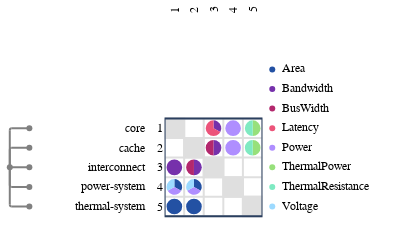

The notebook cell this image was saved under:
### Code cell
from ragraph.io.esl import from_esl
graph = from_esl(["./esl"])

import raesl.plot
figure = raesl.plot.mdm(
    graph,
    node_kinds=["component"],
)
figure.show()

### Figure 1 — Plotly figure (JSON) as saved in the notebook; plotly's stock layout.template omitted (floating-point values rounded to 4 significant figures)
{"data": [{"hoverinfo": "skip", "marker": {"color": "#FFFFFF", "line": {"color": "#FFFFFF"}}, "mode": "markers", "showlegend": false, "type": "scatter", "x": [0.5], "xaxis": "x", "y": [0.5], "yaxis": "y"}, {"hoverinfo": "skip", "marker": {"color": "#FFFFFF", "line": {"color": "#FFFFFF"}}, "mode": "markers", "showlegend": false, "type": "scatter", "x": [0.5], "xaxis": "x2", "y": [0.5], "yaxis": "y2"}, {"hoverinfo": "skip", "marker": {"color": "#FFFFFF", "line": {"color": "#FFFFFF"}}, "mode": "markers", "showlegend": false, "type": "scatter", "x": [0.5], "xaxis": "x3", "y": [0.5], "yaxis": "y3"}, {"hoverinfo": "skip", "marker": {"color": "#FFFFFF", "line": {"color": "#FFFFFF"}}, "mode": "markers", "showlegend": false, "type": "scatter", "x": [0.5], "xaxis": "x5", "y": [0.5], "yaxis": "y5"}, {"customdata": [{"data": "world.core", "pointtype": "tree_node"}, {"data": "world.cache", "pointtype": "tree_node"}, {"data": "world.interconnect", "pointtype": "tree_node"}, {"data": "world.power-system", "pointtype": "tree_node"}, {"data": "world.thermal-system", "pointtype": "tree_node"}, {"data": "world", "pointtype": "tree_node"}], "hoverinfo": "text", "marker": {"color": "gray"}, "mode": "markers", "showlegend": false, "text": ["world.core", "world.cache", "world.interconnect", "world.power-system", "world.thermal-system", "world"], "type": "scatter", "x": [1, 1, 1, 1, 1, 0], "xaxis": "x6", "y": [4.5, 3.5, 2.5, 1.5, 0.5, 2.5], "yaxis": "y6"}, {"customdata": [{"source": "world.core", "target": "world.interconnect"}], "hoverinfo": "text", "marker": {"color": "#ffffff"}, "mode": "markers", "showlegend": false, "text": ["source: world.core<br>target: world.interconnect<br>Bandwidth: 1.0"], "type": "scatter", "x": [0.5], "xaxis": "x9", "y": [2.3], "yaxis": "y9"}, {"customdata": [{"source": "world.core", "target": "world.power-system"}], "hoverinfo": "text", "marker": {"color": "#ffffff"}, "mode": "markers", "showlegend": false, "text": ["source: world.core<br>target: world.power-system<br>Area: 1.0", "source: world.core<br>target: world.power-system<br>Power: 1.0", "source: world.core<br>target: world.power-system<br>Voltage: 1.0"], "type": "scatter", "x": [0.6732, 0.5, 0.3268], "xaxis": "x9", "y": [1.6, 1.3, 1.6], "yaxis": "y9"}, {"customdata": [{"source": "world.core", "target": "world.thermal-system"}], "hoverinfo": "text", "marker": {"color": "#ffffff"}, "mode": "markers", "showlegend": false, "text": ["source: world.core<br>target: world.thermal-system<br>Area: 1.0"], "type": "scatter", "x": [0.5], "xaxis": "x9", "y": [0.3], "yaxis": "y9"}, {"customdata": [{"source": "world.cache", "target": "world.interconnect"}], "hoverinfo": "text", "marker": {"color": "#ffffff"}, "mode": "markers", "showlegend": false, "text": ["source: world.cache<br>target: world.interconnect<br>Bandwidth: 1.0", "source: world.cache<br>target: world.interconnect<br>BusWidth: 1.0"], "type": "scatter", "x": [1.7, 1.3], "xaxis": "x9", "y": [2.5, 2.5], "yaxis": "y9"}, {"customdata": [{"source": "world.cache", "target": "world.power-system"}], "hoverinfo": "text", "marker": {"color": "#ffffff"}, "mode": "markers", "showlegend": false, "text": ["source: world.cache<br>target: world.power-system<br>Area: 1.0", "source: world.cache<br>target: world.power-system<br>Power: 1.0", "source: world.cache<br>target: world.power-system<br>Voltage: 1.0"], "type": "scatter", "x": [1.673, 1.5, 1.327], "xaxis": "x9", "y": [1.6, 1.3, 1.6], "yaxis": "y9"}, {"customdata": [{"source": "world.cache", "target": "world.thermal-system"}], "hoverinfo": "text", "marker": {"color": "#ffffff"}, "mode": "markers", "showlegend": false, "text": ["source: world.cache<br>target: world.thermal-system<br>Area: 1.0"], "type": "scatter", "x": [1.5], "xaxis": "x9", "y": [0.3], "yaxis": "y9"}, {"customdata": [{"source": "world.interconnect", "target": "world.core"}], "hoverinfo": "text", "marker": {"color": "#ffffff"}, "mode": "markers", "showlegend": false, "text": ["source: world.interconnect<br>target: world.core<br>Bandwidth: 1.0", "source: world.interconnect<br>target: world.core<br>Latency: 2.0"], "type": "scatter", "x": [2.673, 2.327], "xaxis": "x9", "y": [4.6, 4.4], "yaxis": "y9"}, {"customdata": [{"source": "world.interconnect", "target": "world.cache"}], "hoverinfo": "text", "marker": {"color": "#ffffff"}, "mode": "markers", "showlegend": false, "text": ["source: world.interconnect<br>target: world.cache<br>Bandwidth: 1.0", "source: world.interconnect<br>target: world.cache<br>BusWidth: 1.0"], "type": "scatter", "x": [2.7, 2.3], "xaxis": "x9", "y": [3.5, 3.5], "yaxis": "y9"}, {"customdata": [{"source": "world.power-system", "target": "world.core"}], "hoverinfo": "text", "marker": {"color": "#ffffff"}, "mode": "markers", "showlegend": false, "text": ["source: world.power-system<br>target: world.core<br>Power: 1.0"], "type": "scatter", "x": [3.5], "xaxis": "x9", "y": [4.3], "yaxis": "y9"}, {"customdata": [{"source": "world.power-system", "target": "world.cache"}], "hoverinfo": "text", "marker": {"color": "#ffffff"}, "mode": "markers", "showlegend": false, "text": ["source: world.power-system<br>target: world.cache<br>Power: 1.0"], "type": "scatter", "x": [3.5], "xaxis": "x9", "y": [3.3], "yaxis": "y9"}, {"customdata": [{"source": "world.thermal-system", "target": "world.core"}], "hoverinfo": "text", "marker": {"color": "#ffffff"}, "mode": "markers", "showlegend": false, "text": ["source: world.thermal-system<br>target: world.core<br>ThermalPower: 1.0", "source: world.thermal-system<br>target: world.core<br>ThermalResistance: 1.0"], "type": "scatter", "x": [4.7, 4.3], "xaxis": "x9", "y": [4.5, 4.5], "yaxis": "y9"}, {"customdata": [{"source": "world.thermal-system", "target": "world.cache"}], "hoverinfo": "text", "marker": {"color": "#ffffff"}, "mode": "markers", "showlegend": false, "text": ["source: world.thermal-system<br>target: world.cache<br>ThermalPower: 1.0", "source: world.thermal-system<br>target: world.cache<br>ThermalResistance: 1.0"], "type": "scatter", "x": [4.7, 4.3], "xaxis": "x9", "y": [3.5, 3.5], "yaxis": "y9"}, {"hoverinfo": "text", "marker": {"color": "#2351a3"}, "mode": "markers", "showlegend": false, "text": ["Area"], "type": "scatter", "x": [0.5], "xaxis": "x10", "y": [7.5], "yaxis": "y10"}, {"hoverinfo": "text", "marker": {"color": "#7631ab"}, "mode": "markers", "showlegend": false, "text": ["Bandwidth"], "type": "scatter", "x": [0.5], "xaxis": "x10", "y": [6.5], "yaxis": "y10"}, {"hoverinfo": "text", "marker": {"color": "#b3286d"}, "mode": "markers", "showlegend": false, "text": ["BusWidth"], "type": "scatter", "x": [0.5], "xaxis": "x10", "y": [5.5], "yaxis": "y10"}, {"hoverinfo": "text", "marker": {"color": "#ec547a"}, "mode": "markers", "showlegend": false, "text": ["Latency"], "type": "scatter", "x": [0.5], "xaxis": "x10", "y": [4.5], "yaxis": "y10"}, {"hoverinfo": "text", "marker": {"color": "#af8eff"}, "mode": "markers", "showlegend": false, "text": ["Power"], "type": "scatter", "x": [0.5], "xaxis": "x10", "y": [3.5], "yaxis": "y10"}, {"hoverinfo": "text", "marker": {"color": "#97e07b"}, "mode": "markers", "showlegend": false, "text": ["ThermalPower"], "type": "scatter", "x": [0.5], "xaxis": "x10", "y": [2.5], "yaxis": "y10"}, {"hoverinfo": "text", "marker": {"color": "#7feac2"}, "mode": "markers", "showlegend": false, "text": ["ThermalResistance"], "type": "scatter", "x": [0.5], "xaxis": "x10", "y": [1.5], "yaxis": "y10"}, {"hoverinfo": "text", "marker": {"color": "#9ddaff"}, "mode": "markers", "showlegend": false, "text": ["Voltage"], "type": "scatter", "x": [0.5], "xaxis": "x10", "y": [0.5], "yaxis": "y10"}, {"hoverinfo": "text", "mode": "text", "showlegend": false, "text": ["Area", "Bandwidth", "BusWidth", "Latency", "Power", "ThermalPower", "ThermalResistance", "Voltage"], "textfont": {"color": "black", "family": "Fira Code,Hack,Courier New,monospace", "size": 12}, "textposition": "middle right", "type": "scatter", "x": [1, 1, 1, 1, 1, 1, 1, 1], "xaxis": "x10", "y": [7.5, 6.5, 5.5, 4.5, 3.5, 2.5, 1.5, 0.5], "yaxis": "y10"}], "layout": {"annotations": [{"font": {"color": "black", "family": "Fira Code,Hack,Courier New,monospace", "size": 12}, "showarrow": false, "text": "1", "textangle": -90, "x": 0.5, "xref": "x4", "y": -0.3301, "yanchor": "bottom", "yref": "y", "yshift": 0}, {"font": {"color": "black", "family": "Fira Code,Hack,Courier New,monospace", "size": 12}, "showarrow": false, "text": "2", "textangle": -90, "x": 1.5, "xref": "x4", "y": -0.3301, "yanchor": "bottom", "yref": "y", "yshift": 0}, {"font": {"color": "black", "family": "Fira Code,Hack,Courier New,monospace", "size": 12}, "showarrow": false, "text": "3", "textangle": -90, "x": 2.5, "xref": "x4", "y": -0.3301, "yanchor": "bottom", "yref": "y", "yshift": 0}, {"font": {"color": "black", "family": "Fira Code,Hack,Courier New,monospace", "size": 12}, "showarrow": false, "text": "4", "textangle": -90, "x": 3.5, "xref": "x4", "y": -0.3301, "yanchor": "bottom", "yref": "y", "yshift": 0}, {"font": {"color": "black", "family": "Fira Code,Hack,Courier New,monospace", "size": 12}, "showarrow": false, "text": "5", "textangle": -90, "x": 4.5, "xref": "x4", "y": -0.3301, "yanchor": "bottom", "yref": "y", "yshift": 0}, {"font": {"color": "black", "family": "Fira Code,Hack,Courier New,monospace", "size": 12}, "showarrow": false, "text": "core", "textangle": 0, "x": 2.772, "xanchor": "right", "xref": "x7", "y": 4.5, "yref": "y6", "yshift": 0}, {"font": {"color": "black", "family": "Fira Code,Hack,Courier New,monospace", "size": 12}, "showarrow": false, "text": "cache", "textangle": 0, "x": 2.772, "xanchor": "right", "xref": "x7", "y": 3.5, "yref": "y6", "yshift": 0}, {"font": {"color": "black", "family": "Fira Code,Hack,Courier New,monospace", "size": 12}, "showarrow": false, "text": "interconnect", "textangle": 0, "x": 2.772, "xanchor": "right", "xref": "x7", "y": 2.5, "yref": "y6", "yshift": 0}, {"font": {"color": "black", "family": "Fira Code,Hack,Courier New,monospace", "size": 12}, "showarrow": false, "text": "power-system", "textangle": 0, "x": 2.772, "xanchor": "right", "xref": "x7", "y": 1.5, "yref": "y6", "yshift": 0}, {"font": {"color": "black", "family": "Fira Code,Hack,Courier New,monospace", "size": 12}, "showarrow": false, "text": "thermal-system", "textangle": 0, "x": 2.772, "xanchor": "right", "xref": "x7", "y": 0.5, "yref": "y6", "yshift": 0}, {"font": {"color": "black", "family": "Fira Code,Hack,Courier New,monospace", "size": 12}, "showarrow": false, "text": "1", "textangle": 0, "x": 0.4301, "xanchor": "right", "xref": "x8", "y": 4.5, "yref": "y6", "yshift": 0}, {"font": {"color": "black", "family": "Fira Code,Hack,Courier New,monospace", "size": 12}, "showarrow": false, "text": "2", "textangle": 0, "x": 0.4301, "xanchor": "right", "xref": "x8", "y": 3.5, "yref": "y6", "yshift": 0}, {"font": {"color": "black", "family": "Fira Code,Hack,Courier New,monospace", "size": 12}, "showarrow": false, "text": "3", "textangle": 0, "x": 0.4301, "xanchor": "right", "xref": "x8", "y": 2.5, "yref": "y6", "yshift": 0}, {"font": {"color": "black", "family": "Fira Code,Hack,Courier New,monospace", "size": 12}, "showarrow": false, "text": "4", "textangle": 0, "x": 0.4301, "xanchor": "right", "xref": "x8", "y": 1.5, "yref": "y6", "yshift": 0}, {"font": {"color": "black", "family": "Fira Code,Hack,Courier New,monospace", "size": 12}, "showarrow": false, "text": "5", "textangle": 0, "x": 0.4301, "xanchor": "right", "xref": "x8", "y": 0.5, "yref": "y6", "yshift": 0}], "autosize": false, "height": 218.2, "hovermode": "closest", "margin": {"b": 0, "l": 0, "pad": 0, "r": 8, "t": 0}, "modebar": {"orientation": "h"}, "paper_bgcolor": "rgba(256,256,256,1)", "plot_bgcolor": "rgba(256,256,256,0)", "shapes": [{"line": {"color": "gray", "dash": "solid", "width": 2}, "type": "line", "x0": 0, "x1": 0, "xref": "x6", "y0": 2.5, "y1": 4.4, "yref": "y6"}, {"line": {"color": "gray", "dash": "solid", "width": 2}, "path": "M 0 4.4 Q 0 4.5 0.1 4.5", "type": "path", "xref": "x6", "yref": "y6"}, {"line": {"color": "gray", "dash": "solid", "width": 2}, "type": "line", "x0": 0.1, "x1": 1, "xref": "x6", "y0": 4.5, "y1": 4.5, "yref": "y6"}, {"line": {"color": "gray", "dash": "solid", "width": 2}, "type": "line", "x0": 0, "x1": 0, "xref": "x6", "y0": 2.5, "y1": 3.4, "yref": "y6"}, {"line": {"color": "gray", "dash": "solid", "width": 2}, "path": "M 0 3.4 Q 0 3.5 0.1 3.5", "type": "path", "xref": "x6", "yref": "y6"}, {"line": {"color": "gray", "dash": "solid", "width": 2}, "type": "line", "x0": 0.1, "x1": 1, "xref": "x6", "y0": 3.5, "y1": 3.5, "yref": "y6"}, {"line": {"color": "gray", "dash": "solid", "width": 2}, "type": "line", "x0": 0, "x1": 1, "xref": "x6", "y0": 2.5, "y1": 2.5, "yref": "y6"}, {"line": {"color": "gray", "dash": "solid", "width": 2}, "type": "line", "x0": 0, "x1": 0, "xref": "x6", "y0": 2.5, "y1": 1.6, "yref": "y6"}, {"line": {"color": "gray", "dash": "solid", "width": 2}, "path": "M 0 1.6 Q 0 1.5 0.1 1.5", "type": "path", "xref": "x6", "yref": "y6"}, {"line": {"color": "gray", "dash": "solid", "width": 2}, "type": "line", "x0": 0.1, "x1": 1, "xref": "x6", "y0": 1.5, "y1": 1.5, "yref": "y6"}, {"line": {"color": "gray", "dash": "solid", "width": 2}, "type": "line", "x0": 0, "x1": 0, "xref": "x6", "y0": 2.5, "y1": 0.6, "yref": "y6"}, {"line": {"color": "gray", "dash": "solid", "width": 2}, "path": "M 0 0.6 Q 0 0.5 0.1 0.5", "type": "path", "xref": "x6", "yref": "y6"}, {"line": {"color": "gray", "dash": "solid", "width": 2}, "type": "line", "x0": 0.1, "x1": 1, "xref": "x6", "y0": 0.5, "y1": 0.5, "yref": "y6"}, {"line": {"color": "#dfdfdf", "dash": "solid", "width": 2}, "type": "line", "x0": 0, "x1": 5, "xref": "x9", "y0": 0, "y1": 0, "yref": "y6"}, {"line": {"color": "#dfdfdf", "dash": "solid", "width": 2}, "type": "line", "x0": 0, "x1": 5, "xref": "x9", "y0": 1, "y1": 1, "yref": "y6"}, {"line": {"color": "#dfdfdf", "dash": "solid", "width": 2}, "type": "line", "x0": 0, "x1": 5, "xref": "x9", "y0": 2, "y1": 2, "yref": "y6"}, {"line": {"color": "#dfdfdf", "dash": "solid", "width": 2}, "type": "line", "x0": 0, "x1": 5, "xref": "x9", "y0": 3, "y1": 3, "yref": "y6"}, {"line": {"color": "#dfdfdf", "dash": "solid", "width": 2}, "type": "line", "x0": 0, "x1": 5, "xref": "x9", "y0": 4, "y1": 4, "yref": "y6"}, {"line": {"color": "#dfdfdf", "dash": "solid", "width": 2}, "type": "line", "x0": 0, "x1": 5, "xref": "x9", "y0": 5, "y1": 5, "yref": "y6"}, {"line": {"color": "#dfdfdf", "dash": "solid", "width": 2}, "type": "line", "x0": 0, "x1": 0, "xref": "x9", "y0": 0, "y1": 5, "yref": "y6"}, {"line": {"color": "#dfdfdf", "dash": "solid", "width": 2}, "type": "line", "x0": 1, "x1": 1, "xref": "x9", "y0": 0, "y1": 5, "yref": "y6"}, {"line": {"color": "#dfdfdf", "dash": "solid", "width": 2}, "type": "line", "x0": 2, "x1": 2, "xref": "x9", "y0": 0, "y1": 5, "yref": "y6"}, {"line": {"color": "#dfdfdf", "dash": "solid", "width": 2}, "type": "line", "x0": 3, "x1": 3, "xref": "x9", "y0": 0, "y1": 5, "yref": "y6"}, {"line": {"color": "#dfdfdf", "dash": "solid", "width": 2}, "type": "line", "x0": 4, "x1": 4, "xref": "x9", "y0": 0, "y1": 5, "yref": "y6"}, {"line": {"color": "#dfdfdf", "dash": "solid", "width": 2}, "type": "line", "x0": 5, "x1": 5, "xref": "x9", "y0": 0, "y1": 5, "yref": "y6"}, {"fillcolor": "#dfdfdf", "layer": "below", "line": {"color": "#dfdfdf"}, "type": "rect", "x0": 0, "x1": 1, "xref": "x9", "y0": 4, "y1": 5, "yref": "y6"}, {"fillcolor": "#dfdfdf", "layer": "below", "line": {"color": "#dfdfdf"}, "type": "rect", "x0": 1, "x1": 2, "xref": "x9", "y0": 3, "y1": 4, "yref": "y6"}, {"fillcolor": "#dfdfdf", "layer": "below", "line": {"color": "#dfdfdf"}, "type": "rect", "x0": 2, "x1": 3, "xref": "x9", "y0": 2, "y1": 3, "yref": "y6"}, {"fillcolor": "#dfdfdf", "layer": "below", "line": {"color": "#dfdfdf"}, "type": "rect", "x0": 3, "x1": 4, "xref": "x9", "y0": 1, "y1": 2, "yref": "y6"}, {"fillcolor": "#dfdfdf", "layer": "below", "line": {"color": "#dfdfdf"}, "type": "rect", "x0": 4, "x1": 5, "xref": "x9", "y0": 0, "y1": 1, "yref": "y6"}, {"fillcolor": "#7631ab", "line": {"width": 0}, "path": "M 0.5 2.5 L 0.5 2.9 Q 0.334 2.9 0.217 2.783 Q 0.1 2.666 0.1 2.5 Q 0.1 2.334 0.217 2.217 Q 0.334 2.1 0.5 2.1 Q 0.666 2.1 0.783 2.217 Q 0.9 2.334 0.9 2.5 Q 0.9 2.666 0.783 2.783 Q 0.666 2.9 0.5 2.9 Z", "type": "path", "xref": "x9", "yref": "y6"}, {"fillcolor": "#2351a3", "line": {"width": 0}, "path": "M 0.5 1.5 L 0.846 1.3 Q 0.929 1.443 0.886 1.604 Q 0.843 1.764 0.7 1.846 Q 0.607 1.9 0.5 1.9 Z", "type": "path", "xref": "x9", "yref": "y6"}, {"fillcolor": "#af8eff", "line": {"width": 0}, "path": "M 0.5 1.5 L 0.15400000000000003 1.3 Q 0.236 1.157 0.396 1.114 Q 0.557 1.071 0.7 1.154 Q 0.793 1.207 0.846 1.3 Z", "type": "path", "xref": "x9", "yref": "y6"}, {"fillcolor": "#9ddaff", "line": {"width": 0}, "path": "M 0.5 1.5 L 0.5 1.9 Q 0.334 1.9 0.217 1.783 Q 0.1 1.666 0.1 1.5 Q 0.1 1.393 0.154 1.3 Z", "type": "path", "xref": "x9", "yref": "y6"}, {"fillcolor": "#2351a3", "line": {"width": 0}, "path": "M 0.5 0.5 L 0.5 0.9 Q 0.334 0.9 0.217 0.783 Q 0.1 0.666 0.1 0.5 Q 0.1 0.334 0.217 0.217 Q 0.334 0.1 0.5 0.1 Q 0.666 0.1 0.783 0.217 Q 0.9 0.334 0.9 0.5 Q 0.9 0.666 0.783 0.783 Q 0.666 0.9 0.5 0.9 Z", "type": "path", "xref": "x9", "yref": "y6"}, {"fillcolor": "#7631ab", "line": {"width": 0}, "path": "M 1.5 2.5 L 1.5 2.1 Q 1.666 2.1 1.783 2.217 Q 1.9 2.334 1.9 2.5 Q 1.9 2.666 1.783 2.783 Q 1.666 2.9 1.5 2.9 Z", "type": "path", "xref": "x9", "yref": "y6"}, {"fillcolor": "#b3286d", "line": {"width": 0}, "path": "M 1.5 2.5 L 1.5 2.9 Q 1.334 2.9 1.217 2.783 Q 1.1 2.666 1.1 2.5 Q 1.1 2.334 1.217 2.217 Q 1.334 2.1 1.5 2.1 Z", "type": "path", "xref": "x9", "yref": "y6"}, {"fillcolor": "#2351a3", "line": {"width": 0}, "path": "M 1.5 1.5 L 1.846 1.3 Q 1.929 1.443 1.886 1.604 Q 1.843 1.764 1.7 1.846 Q 1.607 1.9 1.5 1.9 Z", "type": "path", "xref": "x9", "yref": "y6"}, {"fillcolor": "#af8eff", "line": {"width": 0}, "path": "M 1.5 1.5 L 1.154 1.3 Q 1.236 1.157 1.396 1.114 Q 1.557 1.071 1.7 1.154 Q 1.793 1.207 1.846 1.3 Z", "type": "path", "xref": "x9", "yref": "y6"}, {"fillcolor": "#9ddaff", "line": {"width": 0}, "path": "M 1.5 1.5 L 1.5 1.9 Q 1.334 1.9 1.217 1.783 Q 1.1 1.666 1.1 1.5 Q 1.1 1.393 1.154 1.3 Z", "type": "path", "xref": "x9", "yref": "y6"}, {"fillcolor": "#2351a3", "line": {"width": 0}, "path": "M 1.5 0.5 L 1.5 0.9 Q 1.334 0.9 1.217 0.783 Q 1.1 0.666 1.1 0.5 Q 1.1 0.334 1.217 0.217 Q 1.334 0.1 1.5 0.1 Q 1.666 0.1 1.783 0.217 Q 1.9 0.334 1.9 0.5 Q 1.9 0.666 1.783 0.783 Q 1.666 0.9 1.5 0.9 Z", "type": "path", "xref": "x9", "yref": "y6"}, {"fillcolor": "#7631ab", "line": {"width": 0}, "path": "M 2.5 4.5 L 2.846 4.3 Q 2.929 4.443 2.886 4.604 Q 2.843 4.764 2.7 4.846 Q 2.607 4.9 2.5 4.9 Z", "type": "path", "xref": "x9", "yref": "y6"}, {"fillcolor": "#ec547a", "line": {"width": 0}, "path": "M 2.5 4.5 L 2.5 4.9 Q 2.334 4.9 2.217 4.783 Q 2.1 4.666 2.1 4.5 Q 2.1 4.334 2.217 4.217 Q 2.334 4.1 2.5 4.1 Q 2.666 4.1 2.783 4.217 Q 2.82 4.254 2.846 4.3 Z", "type": "path", "xref": "x9", "yref": "y6"}, {"fillcolor": "#7631ab", "line": {"width": 0}, "path": "M 2.5 3.5 L 2.5 3.1 Q 2.666 3.1 2.783 3.217 Q 2.9 3.334 2.9 3.5 Q 2.9 3.666 2.783 3.783 Q 2.666 3.9 2.5 3.9 Z", "type": "path", "xref": "x9", "yref": "y6"}, {"fillcolor": "#b3286d", "line": {"width": 0}, "path": "M 2.5 3.5 L 2.5 3.9 Q 2.334 3.9 2.217 3.783 Q 2.1 3.666 2.1 3.5 Q 2.1 3.334 2.217 3.217 Q 2.334 3.1 2.5 3.1 Z", "type": "path", "xref": "x9", "yref": "y6"}, {"fillcolor": "#af8eff", "line": {"width": 0}, "path": "M 3.5 4.5 L 3.5 4.9 Q 3.334 4.9 3.217 4.783 Q 3.1 4.666 3.1 4.5 Q 3.1 4.334 3.217 4.217 Q 3.334 4.1 3.5 4.1 Q 3.666 4.1 3.783 4.217 Q 3.9 4.334 3.9 4.5 Q 3.9 4.666 3.783 4.783 Q 3.666 4.9 3.5 4.9 Z", "type": "path", "xref": "x9", "yref": "y6"}, {"fillcolor": "#af8eff", "line": {"width": 0}, "path": "M 3.5 3.5 L 3.5 3.9 Q 3.334 3.9 3.217 3.783 Q 3.1 3.666 3.1 3.5 Q 3.1 3.334 3.217 3.217 Q 3.334 3.1 3.5 3.1 Q 3.666 3.1 3.783 3.217 Q 3.9 3.334 3.9 3.5 Q 3.9 3.666 3.783 3.783 Q 3.666 3.9 3.5 3.9 Z", "type": "path", "xref": "x9", "yref": "y6"}, {"fillcolor": "#97e07b", "line": {"width": 0}, "path": "M 4.5 4.5 L 4.5 4.1 Q 4.666 4.1 4.783 4.217 Q 4.9 4.334 4.9 4.5 Q 4.9 4.666 4.783 4.783 Q 4.666 4.9 4.5 4.9 Z", "type": "path", "xref": "x9", "yref": "y6"}, {"fillcolor": "#7feac2", "line": {"width": 0}, "path": "M 4.5 4.5 L 4.5 4.9 Q 4.334 4.9 4.217 4.783 Q 4.1 4.666 4.1 4.5 Q 4.1 4.334 4.217 4.217 Q 4.334 4.1 4.5 4.1 Z", "type": "path", "xref": "x9", "yref": "y6"}, {"fillcolor": "#97e07b", "line": {"width": 0}, "path": "M 4.5 3.5 L 4.5 3.1 Q 4.666 3.1 4.783 3.217 Q 4.9 3.334 4.9 3.5 Q 4.9 3.666 4.783 3.783 Q 4.666 3.9 4.5 3.9 Z", "type": "path", "xref": "x9", "yref": "y6"}, {"fillcolor": "#7feac2", "line": {"width": 0}, "path": "M 4.5 3.5 L 4.5 3.9 Q 4.334 3.9 4.217 3.783 Q 4.1 3.666 4.1 3.5 Q 4.1 3.334 4.217 3.217 Q 4.334 3.1 4.5 3.1 Z", "type": "path", "xref": "x9", "yref": "y6"}, {"type": "rect", "x0": 0, "x1": 5, "xref": "x9", "y0": 0, "y1": 5, "yref": "y6"}], "width": 410.6, "xaxis": {"anchor": "y", "automargin": false, "autorange": false, "domain": [0, 0.09742], "matches": "x6", "range": [-0.5, 1.5], "scaleanchor": "y", "scaleratio": 1, "showticklabels": false}, "xaxis10": {"anchor": "y10", "automargin": false, "domain": [0.6529, 1], "range": [0, 7.125], "scaleanchor": "y", "showgrid": false, "showline": false, "showticklabels": false, "zeroline": false}, "xaxis2": {"anchor": "y2", "automargin": false, "autorange": false, "domain": [0.09742, 0.3675], "matches": "x7", "range": [-2.772, 2.772], "scaleanchor": "y", "scaleratio": 1, "showticklabels": false}, "xaxis3": {"anchor": "y3", "automargin": false, "autorange": false, "domain": [0.3675, 0.4094], "matches": "x8", "range": [-0.4301, 0.4301], "scaleanchor": "y", "scaleratio": 1, "showticklabels": false}, "xaxis4": {"anchor": "y4", "automargin": false, "domain": [0.4094, 0.6529], "matches": "x9", "range": [0, 5], "scaleanchor": "y", "showgrid": false, "showline": false, "showticklabels": false, "zeroline": false}, "xaxis5": {"anchor": "y5", "automargin": false, "autorange": false, "domain": [0.6529, 1], "matches": "x10", "range": [0, 7.125], "scaleanchor": "y", "scaleratio": 1, "showticklabels": false}, "xaxis6": {"anchor": "y6", "automargin": false, "autorange": false, "domain": [0, 0.09742], "range": [-0.5, 1.5], "scaleanchor": "y", "scaleratio": 1, "showgrid": false, "showline": false, "showticklabels": false, "zeroline": false}, "xaxis7": {"anchor": "y7", "automargin": false, "domain": [0.09742, 0.3675], "range": [-2.772, 2.772], "scaleanchor": "y", "scaleratio": 1, "showgrid": false, "showline": false, "showticklabels": false, "zeroline": false}, "xaxis8": {"anchor": "y8", "automargin": false, "domain": [0.3675, 0.4094], "range": [-0.4301, 0.4301], "scaleanchor": "y", "scaleratio": 1, "showgrid": false, "showline": false, "showticklabels": false, "zeroline": false}, "xaxis9": {"anchor": "y9", "automargin": false, "domain": [0.4094, 0.6529], "range": [0, 5], "scaleanchor": "y", "scaleratio": 1, "showgrid": false, "showline": false, "showticklabels": false, "zeroline": false}, "yaxis": {"anchor": "x", "automargin": false, "autorange": false, "domain": [0.9316, 1], "range": [-0.3301, 0.3301], "showticklabels": false}, "yaxis10": {"anchor": "x10", "automargin": false, "autorange": false, "domain": [0, 0.9316], "matches": "y6", "range": [0, 9], "scaleratio": 1, "showgrid": false, "showline": false, "showticklabels": false, "zeroline": false}, "yaxis2": {"anchor": "x2", "automargin": false, "autorange": false, "domain": [0.9316, 1], "matches": "y", "range": [-0.3301, 0.3301], "showticklabels": false}, "yaxis3": {"anchor": "x3", "automargin": false, "autorange": false, "domain": [0.9316, 1], "matches": "y", "range": [-0.3301, 0.3301], "showticklabels": false}, "yaxis4": {"anchor": "x4", "automargin": false, "autorange": false, "domain": [0.9316, 1], "matches": "y", "range": [-0.3301, 0.3301], "scaleanchor": "x", "scaleratio": 1, "showgrid": false, "showline": false, "showticklabels": false, "zeroline": false}, "yaxis5": {"anchor": "x5", "automargin": false, "autorange": false, "domain": [0.9316, 1], "matches": "y", "range": [-0.3301, 0.3301], "showticklabels": false}, "yaxis6": {"anchor": "x6", "automargin": false, "autorange": false, "domain": [0, 0.9316], "range": [0, 9], "scaleanchor": "x", "scaleratio": 1, "showgrid": true, "showline": false, "showticklabels": false, "zeroline": false}, "yaxis7": {"anchor": "x7", "automargin": false, "autorange": false, "domain": [0, 0.9316], "matches": "y6", "range": [0, 9], "scaleratio": 1, "showgrid": false, "showline": false, "showticklabels": false, "zeroline": false}, "yaxis8": {"anchor": "x8", "automargin": false, "autorange": false, "domain": [0, 0.9316], "matches": "y6", "range": [0, 9], "scaleratio": 1, "showgrid": false, "showline": false, "showticklabels": false, "zeroline": false}, "yaxis9": {"anchor": "x9", "automargin": false, "autorange": false, "domain": [0, 0.9316], "matches": "y6", "range": [0, 9], "scaleratio": 1, "showgrid": false, "showline": false, "showticklabels": false, "zeroline": false}}}
